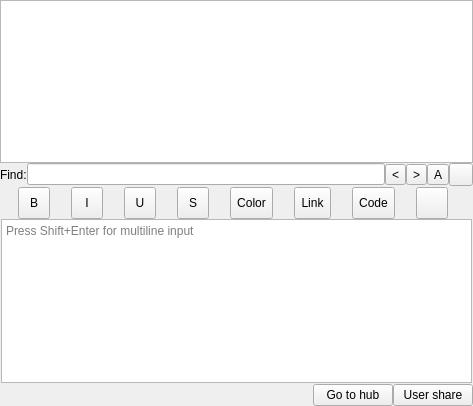
<?xml version="1.0" encoding="UTF-8"?>
<ui version="4.0">
 <class>UIPrivateMessage</class>
 <widget class="QWidget" name="UIPrivateMessage">
  <property name="geometry">
   <rect>
    <x>0</x>
    <y>0</y>
    <width>473</width>
    <height>406</height>
   </rect>
  </property>
  <property name="windowTitle">
   <string notr="true"/>
  </property>
  <layout class="QGridLayout" name="gridLayout_2">
   <property name="leftMargin">
    <number>0</number>
   </property>
   <property name="topMargin">
    <number>0</number>
   </property>
   <property name="rightMargin">
    <number>0</number>
   </property>
   <property name="bottomMargin">
    <number>0</number>
   </property>
   <item row="0" column="0">
    <layout class="QVBoxLayout" name="verticalLayout_2">
     <property name="spacing">
      <number>0</number>
     </property>
     <property name="leftMargin">
      <number>0</number>
     </property>
     <property name="topMargin">
      <number>0</number>
     </property>
     <property name="rightMargin">
      <number>0</number>
     </property>
     <property name="bottomMargin">
      <number>0</number>
     </property>
     <item>
      <widget class="QTextEdit" name="textEdit_CHAT">
       <property name="focusPolicy">
        <enum>Qt::StrongFocus</enum>
       </property>
       <property name="readOnly">
        <bool>true</bool>
       </property>
       <property name="html">
        <string notr="true">&lt;!DOCTYPE HTML PUBLIC &quot;-//W3C//DTD HTML 4.0//EN&quot; &quot;https://www.w3.org/TR/REC-html40/strict.dtd&quot;&gt;
&lt;html&gt;&lt;head&gt;&lt;meta name=&quot;qrichtext&quot; content=&quot;1&quot; /&gt;&lt;style type=&quot;text/css&quot;&gt;
p, li { white-space: pre-wrap; }
&lt;/style&gt;&lt;/head&gt;&lt;body style=&quot; font-family:'Noto Sans'; font-size:10pt; font-weight:400; font-style:normal;&quot;&gt;
&lt;p style=&quot;-qt-paragraph-type:empty; margin-top:0px; margin-bottom:0px; margin-left:0px; margin-right:0px; -qt-block-indent:0; text-indent:0px;&quot;&gt;&lt;br /&gt;&lt;/p&gt;&lt;/body&gt;&lt;/html&gt;</string>
       </property>
      </widget>
     </item>
     <item>
      <widget class="QFrame" name="frame_2">
       <property name="minimumSize">
        <size>
         <width>0</width>
         <height>0</height>
        </size>
       </property>
       <property name="frameShape">
        <enum>QFrame::NoFrame</enum>
       </property>
       <property name="frameShadow">
        <enum>QFrame::Raised</enum>
       </property>
       <layout class="QGridLayout" name="gridLayout_3">
        <property name="spacing">
         <number>0</number>
        </property>
        <property name="leftMargin">
         <number>0</number>
        </property>
        <property name="topMargin">
         <number>0</number>
        </property>
        <property name="rightMargin">
         <number>0</number>
        </property>
        <property name="bottomMargin">
         <number>0</number>
        </property>
        <item row="1" column="1">
         <widget class="LineEdit" name="lineEdit_FIND"/>
        </item>
        <item row="1" column="0">
         <widget class="QLabel" name="label">
          <property name="text">
           <string>Find:</string>
          </property>
         </widget>
        </item>
        <item row="1" column="2">
         <widget class="QToolButton" name="toolButton_BACK">
          <property name="toolTip">
           <string>Previous (Shift+F3)</string>
          </property>
          <property name="text">
           <string notr="true">&lt;</string>
          </property>
          <property name="shortcut">
           <string>Shift+F3</string>
          </property>
         </widget>
        </item>
        <item row="1" column="3">
         <widget class="QToolButton" name="toolButton_FORWARD">
          <property name="toolTip">
           <string>Next (F3)</string>
          </property>
          <property name="text">
           <string notr="true">&gt;</string>
          </property>
          <property name="shortcut">
           <string>F3</string>
          </property>
         </widget>
        </item>
        <item row="1" column="5">
         <widget class="QToolButton" name="toolButton_HIDE">
          <property name="toolTip">
           <string>Hide search panel (Ctrl+F)</string>
          </property>
          <property name="text">
           <string notr="true"/>
          </property>
         </widget>
        </item>
        <item row="1" column="4">
         <widget class="QToolButton" name="toolButton_ALL">
          <property name="toolTip">
           <string>Highlight all</string>
          </property>
          <property name="text">
           <string notr="true">A</string>
          </property>
         </widget>
        </item>
       </layout>
      </widget>
     </item>
     <item>
      <layout class="QVBoxLayout" name="verticalLayout">
       <property name="spacing">
        <number>0</number>
       </property>
       <item>
        <widget class="QFrame" name="frame">
         <property name="sizePolicy">
          <sizepolicy hsizetype="Preferred" vsizetype="Preferred">
           <horstretch>0</horstretch>
           <verstretch>0</verstretch>
          </sizepolicy>
         </property>
         <property name="maximumSize">
          <size>
           <width>16777215</width>
           <height>16777215</height>
          </size>
         </property>
         <property name="frameShape">
          <enum>QFrame::NoFrame</enum>
         </property>
         <property name="frameShadow">
          <enum>QFrame::Raised</enum>
         </property>
         <layout class="QGridLayout" name="gridLayout">
          <property name="leftMargin">
           <number>1</number>
          </property>
          <property name="topMargin">
           <number>1</number>
          </property>
          <property name="rightMargin">
           <number>1</number>
          </property>
         <property name="bottomMargin">
          <number>1</number>
         </property>
          <property name="horizontalSpacing">
           <number>0</number>
          </property>
          <property name="verticalSpacing">
           <number>0</number>
          </property>
         <property name="spacing">
          <number>0</number>
         </property>
          <item row="1" column="0" colspan="3">
           <layout class="QHBoxLayout" name="horizontalLayout_BBCODE">
            <property name="spacing">
             <number>4</number>
            </property>
            <property name="leftMargin">
             <number>0</number>
            </property>
            <property name="topMargin">
             <number>0</number>
            </property>
            <property name="rightMargin">
             <number>0</number>
            </property>
            <property name="bottomMargin">
             <number>0</number>
            </property>
            <item>
             <widget class="QToolButton" name="toolButton_BOLD">
              <property name="minimumSize">
               <size>
                <width>32</width>
                <height>32</height>
               </size>
              </property>
              <property name="toolTip">
               <string>Bold</string>
              </property>
              <property name="text">
               <string notr="true">B</string>
              </property>
              <property name="sizePolicy">
               <sizepolicy hsizetype="Fixed" vsizetype="Fixed">
                <horstretch>0</horstretch>
                <verstretch>0</verstretch>
               </sizepolicy>
              </property>
             </widget>
            </item>
            <item>
             <widget class="QToolButton" name="toolButton_ITALIC">
              <property name="minimumSize">
               <size>
                <width>32</width>
                <height>32</height>
               </size>
              </property>
              <property name="toolTip">
               <string>Italic</string>
              </property>
              <property name="text">
               <string notr="true">I</string>
              </property>
              <property name="sizePolicy">
               <sizepolicy hsizetype="Fixed" vsizetype="Fixed">
                <horstretch>0</horstretch>
                <verstretch>0</verstretch>
               </sizepolicy>
              </property>
             </widget>
            </item>
            <item>
             <widget class="QToolButton" name="toolButton_UNDERLINE">
              <property name="minimumSize">
               <size>
                <width>32</width>
                <height>32</height>
               </size>
              </property>
              <property name="toolTip">
               <string>Underline</string>
              </property>
              <property name="text">
               <string notr="true">U</string>
              </property>
              <property name="sizePolicy">
               <sizepolicy hsizetype="Fixed" vsizetype="Fixed">
                <horstretch>0</horstretch>
                <verstretch>0</verstretch>
               </sizepolicy>
              </property>
             </widget>
            </item>
            <item>
             <widget class="QToolButton" name="toolButton_STRIKE">
              <property name="minimumSize">
               <size>
                <width>32</width>
                <height>32</height>
               </size>
              </property>
              <property name="toolTip">
               <string>Strikethrough</string>
              </property>
              <property name="text">
               <string notr="true">S</string>
              </property>
              <property name="sizePolicy">
               <sizepolicy hsizetype="Fixed" vsizetype="Fixed">
                <horstretch>0</horstretch>
                <verstretch>0</verstretch>
               </sizepolicy>
              </property>
             </widget>
            </item>
            <item>
             <widget class="QToolButton" name="toolButton_COLOR">
              <property name="minimumSize">
               <size>
                <width>32</width>
                <height>32</height>
               </size>
              </property>
              <property name="toolTip">
               <string>Text color</string>
              </property>
              <property name="text">
               <string>Color</string>
              </property>
              <property name="sizePolicy">
               <sizepolicy hsizetype="Fixed" vsizetype="Fixed">
                <horstretch>0</horstretch>
                <verstretch>0</verstretch>
               </sizepolicy>
              </property>
             </widget>
            </item>
            <item>
             <widget class="QToolButton" name="toolButton_LINK">
              <property name="minimumSize">
               <size>
                <width>32</width>
                <height>32</height>
               </size>
              </property>
              <property name="toolTip">
               <string>Insert link</string>
              </property>
              <property name="text">
               <string>Link</string>
              </property>
              <property name="sizePolicy">
               <sizepolicy hsizetype="Fixed" vsizetype="Fixed">
                <horstretch>0</horstretch>
                <verstretch>0</verstretch>
               </sizepolicy>
              </property>
             </widget>
            </item>
            <item>
             <widget class="QToolButton" name="toolButton_CODE">
              <property name="minimumSize">
               <size>
                <width>32</width>
                <height>32</height>
               </size>
              </property>
              <property name="toolTip">
               <string>Code</string>
              </property>
              <property name="text">
               <string>Code</string>
              </property>
              <property name="sizePolicy">
               <sizepolicy hsizetype="Fixed" vsizetype="Fixed">
                <horstretch>0</horstretch>
                <verstretch>0</verstretch>
               </sizepolicy>
              </property>
             </widget>
            </item>
            <item>
             <widget class="QToolButton" name="toolButton_SMILE">
              <property name="minimumSize">
               <size>
                <width>32</width>
                <height>32</height>
               </size>
              </property>
              <property name="toolTip">
               <string>Emoji</string>
              </property>
              <property name="text">
               <string notr="true"/>
              </property>
              <property name="sizePolicy">
               <sizepolicy hsizetype="Fixed" vsizetype="Fixed">
                <horstretch>0</horstretch>
                <verstretch>0</verstretch>
               </sizepolicy>
              </property>
             </widget>
            </item>
           </layout>
          </item>
          <item row="2" column="0">
           <widget class="ChatEdit" name="plainTextEdit_INPUT">
            <property name="sizePolicy">
             <sizepolicy hsizetype="Expanding" vsizetype="Expanding">
              <horstretch>0</horstretch>
              <verstretch>0</verstretch>
             </sizepolicy>
            </property>
            <property name="minimumSize">
             <size>
              <width>0</width>
              <height>30</height>
             </size>
            </property>
            <property name="maximumSize">
             <size>
              <width>16777215</width>
              <height>200</height>
             </size>
            </property>
            <property name="placeholderText" stdset="0">
             <string>Press Shift+Enter for multiline input</string>
            </property>
           </widget>
          </item>
          <item row="0" column="0" colspan="3">
           <widget class="QFrame" name="frame_SMILES">
            <property name="sizePolicy">
             <sizepolicy hsizetype="Preferred" vsizetype="Preferred">
              <horstretch>0</horstretch>
              <verstretch>0</verstretch>
             </sizepolicy>
            </property>
            <property name="frameShape">
             <enum>QFrame::StyledPanel</enum>
            </property>
            <property name="frameShadow">
             <enum>QFrame::Raised</enum>
            </property>
           </widget>
          </item>
         </layout>
        </widget>
       </item>
       <item>
        <layout class="QHBoxLayout" name="horizontalLayout">
         <item>
          <spacer name="horizontalSpacer">
           <property name="orientation">
            <enum>Qt::Horizontal</enum>
           </property>
           <property name="sizeHint" stdset="0">
            <size>
             <width>40</width>
             <height>20</height>
            </size>
           </property>
          </spacer>
         </item>
         <item>
          <widget class="QPushButton" name="pushButton_HUB">
           <property name="text">
            <string>Go to hub</string>
           </property>
          </widget>
         </item>
         <item>
          <widget class="QPushButton" name="pushButton_SHARE">
           <property name="text">
            <string>User share</string>
           </property>
          </widget>
         </item>
        </layout>
       </item>
      </layout>
     </item>
    </layout>
   </item>
  </layout>
 </widget>
 <customwidgets>
  <customwidget>
   <class>ChatEdit</class>
   <extends>QPlainTextEdit</extends>
   <header>ChatEdit.h</header>
  </customwidget>
  <customwidget>
   <class>LineEdit</class>
   <extends>QLineEdit</extends>
   <header>LineEdit.h</header>
  </customwidget>
 </customwidgets>
 <resources/>
 <connections/>
</ui>
